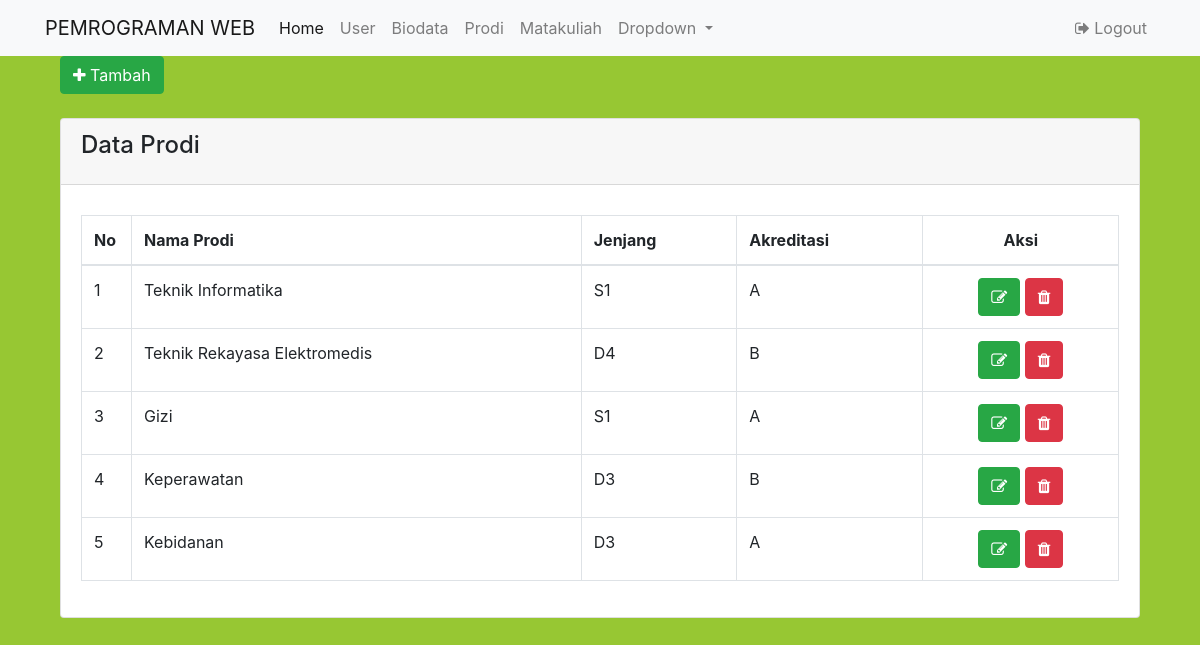
The page /index.php?page=prodi (signed in) on the database its author committed.
### tables this page shows
CREATE TABLE `prodi` (
  `id_prodi` int(11) NOT NULL,
  `nama_prodi` varchar(60) NOT NULL,
  `jenjang` varchar(11) NOT NULL,
  `akreditasi` varchar(60) NOT NULL
);

### proses/panggil.php (called while the page is built, shortened)
<?php
    include 'prosescrud.php';
    $db = new Koneksi();
    $koneksi =  $db->DBConnect();
    $proses = new prosesCrud($koneksi);
?>

### proses/prosescrud.php (called while the page is built, shortened)
<?php
class prosesCrud {
    protected $db;
    function __construct($db){
        $this->db = $db;
    }
    function tampil_data($tabel)
    {
        $row = $this->db->prepare("SELECT * FROM $tabel");
        $row->execute();
        return $hasil = $row->fetchAll();
    }
}

### pages/prodi/data_prodi.php (the view)
<div class="col-lg-12">
    <a href="index.php?page=tambah_prodi" class="btn btn-success btn-md"><span class="fa fa-plus"></span> Tambah</a>
    <br/><br/>
    <div class="card">
        <div class="card-header">
            <h4 class="card-title">Data Prodi</h4>
        </div>
        <div class="card-body">
            <table class="table table-hover table-bordered" id="mytable" style="margin-top: 10px">
                <thead>
                <tr>
                    <th width="50px">No</th>
                    <th>Nama Prodi</th>
                    <th>Jenjang</th>
                    <th>Akreditasi</th>
                    <th style="text-align: center;">Aksi</th>
                </tr>
                </thead>
                <tbody>
                <?php
                $no=1;
                $hasil = $proses->tampil_data('prodi');
                foreach($hasil as $isi){
                    ?>
                    <tr>
                        <td><?php echo $no; ?></td>
                        <td><?php echo $isi['nama_prodi']?></td>
                        <td><?php echo $isi['jenjang'];?></td>
                        <td><?php echo $isi['akreditasi'];?></td>
                        <td style="text-align: center;">
                            <a href="index.php?page=ubah_prodi&id=<?php echo $isi['id_prodi'];?>" class="btn btn-success btn-md">
                                <span class="fa fa-edit"></span></a>
                            <a onclick="return confirm('Apakah yakin data akan di hapus?')" href="proses/crud_prodi.php?aksi=hapus&hapusid=<?php echo $isi['id_prodi'];?>"
                               class="btn btn-danger btn-md"><span class="fa fa-trash"></span></a>
                        </td>
                    </tr>
                    <?php
                    $no++;
                }
                ?>
                </tbody>
            </table>
        </div>
    </div>

### index.php (shortened to what this page needs)
<?php
    require 'proses/panggil.php';
?>
<!DOCTYPE HTML>
<html>
<?php
include('themes/header.php');
?>
    <body>
    <?php
    include('themes/navbar.php');
    ?>
		<div class="container">
			<div class="row">
				<div class="col-lg-12">
                        <?php
                        if(isset($_GET['page'])){
                            $page = $_GET['page'];switch ($page) {
                                case 'prodi';
                                    include 'pages/prodi/data_prodi.php';
                                    break;
                            }
                        }else{
                            include "pages/beranda.php";
                        }
                        ?>
			    </div>
			</div>
		</div>
	</body>
</html>

### themes/header.php (shortened to what this page needs)
<head>
    <link rel="stylesheet" href="https://cdnjs.cloudflare.com/ajax/libs/twitter-bootstrap/4.1.3/css/bootstrap.css">
    <link rel="stylesheet" href="https://cdn.datatables.net/1.10.19/css/dataTables.bootstrap4.min.css" />
    <link rel="stylesheet" href="https://stackpath.bootstrapcdn.com/font-awesome/4.7.0/css/font-awesome.min.css">
    <link rel="stylesheet" type="text/css" href="themes/style.css">
</head>

### themes/navbar.php (shortened to what this page needs)
<nav class="navbar navbar-expand-lg navbar-light bg-light">
    <div class="container">
  <a class="navbar-brand" href="#">PEMROGRAMAN WEB</a>
  <div class="collapse navbar-collapse" id="navbarSupportedContent">
    <ul class="navbar-nav mr-auto">
      <li class="nav-item active">
        <a class="nav-link" href="index.php">Home <span class="sr-only">(current)</span></a>
      </li>
      <?php if(!empty($_SESSION['ADMIN'])){?>
      <li class="nav-item">
        <a class="nav-link" href="index.php?page=data_user">User</a>
      </li>
      <li class="nav-item">
        <a class="nav-link" href="index.php?page=biodata">Biodata</a>
      </li>
      <li class="nav-item">
        <a class="nav-link" href="index.php?page=prodi">Prodi</a>
      </li>
      <li class="nav-item">
        <a class="nav-link" href="index.php?page=matakuliah">Matakuliah</a>
      </li>
      <li class="nav-item dropdown">
        <a class="nav-link dropdown-toggle" href="#" id="navbarDropdown" role="button" data-toggle="dropdown" aria-haspopup="true" aria-expanded="false">
    Dropdown
        </a>
      </li>
      <?php };?>
    </ul>
  </div>
            <ul class="navbar-nav ml-auto">
                <li class="nav-item">
                    <?php if(!empty($_SESSION['ADMIN'])){?>
                    <a class="nav-link" href="logout.php"><span class="fa fa-sign-out"></span> Logout</a>
                    <?php }else{;?>
                    <a class="nav-link" href="login.php"><span class="fa fa-sign-in"></span> Login</a>
                    <?php };?>
                </li>
            </ul>
    </div>
</nav>

### themes/style.css (style rules this page uses)
body { background-color: #97c733; }

### rows shown on the page
prodi: nama_prodi "Teknik Informatika", jenjang "S1", akreditasi "A"
prodi: nama_prodi "Teknik Rekayasa Elektromedis", jenjang "D4", akreditasi "B"
prodi: nama_prodi "Gizi", jenjang "S1", akreditasi "A"
prodi: nama_prodi "Keperawatan", jenjang "D3", akreditasi "B"
prodi: nama_prodi "Kebidanan", jenjang "D3", akreditasi "A"
